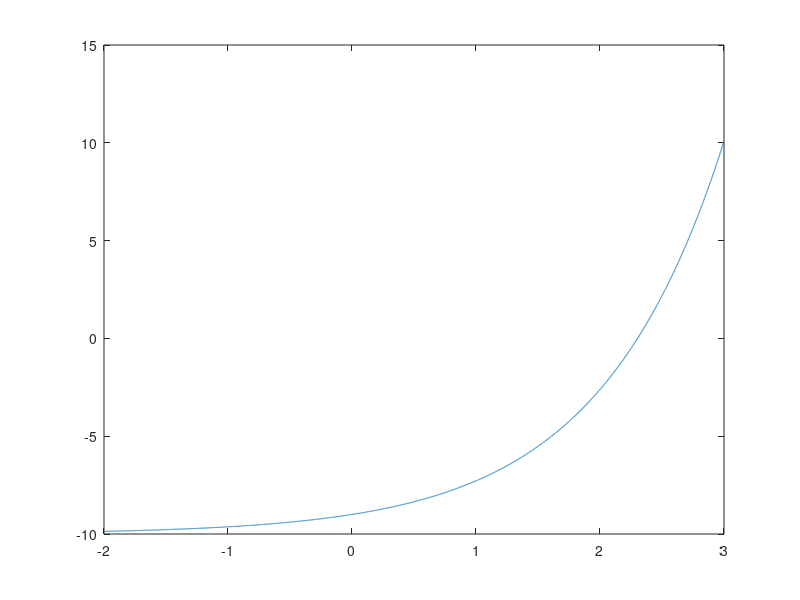

This chart was generated by the following MATLAB code:
%% Problem 6
R = [110, 500, 1000];
V = 200;
I = V./R

%% Problem 7
V = linspace(-2, 3, 10000);
C = @(v)(exp(v)-10);
P = @(v)((exp(v)-10).*v);
I = C (V);
plot (V, I)
P1 = -2*C(-2) % V = -2
P2 = 2*C(2) % V = 2
P3 = 3*C(3) % V = 3
[VP, VW] = fsolve (P, [-2, 3]);
VP